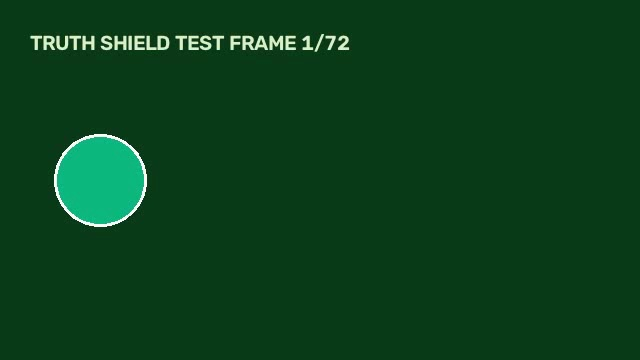
#> input picture truth-shield-mvp/uploads/forensics/TEST3_frame_1.jpg, 640 x 360 px
$ python -i forensics.py   (imports and definitions only)   (older library calls are emulated)
#> lines starting #> are read from the running program, lines starting #| are printed output that depends on the picture; after the words box and inside, x2 and y2 are one past the last pixel; in counts of white or black regions, pixels touching at a corner belong together
"""
Media Forensics Engine for Truth Shield MVP.
Uses Pillow and OpenCV to perform real forensic analyses on images and videos:
- EXIF & software tag inspection
- Error Level Analysis (ELA) for compression tampering detection
- Spatial noise & blur variance analysis
- Video temporal consistency, keyframe sampling, and cut detection
"""
import os
import cv2
import numpy as np
from PIL import Image, ImageChops, ImageEnhance
from PIL.ExifTags import TAGS, GPSTAGS

# [115 lines left out: functions analyze_image_exif, perform_error_level_analysis, not called in this run]

def analyze_image_noise_and_edges(image_path):
    """
    Analyzes spatial noise, sharpness distribution, and blur inconsistencies using OpenCV.
    """
#> called with image_path = '../uploads/forensics/TEST3_frame_1.jpg'
    try:
        img_bgr = cv2.imread(image_path)
#> img_bgr is the input picture: shape (360, 640, 3); mean B, G, R 28.1, 63.5, 11
        if img_bgr is None:
            return {"success": False, "error": "Unable to decode image via OpenCV"}

        h, w, c = img_bgr.shape
#> h = 360; w = 640; c = 3
        gray = cv2.cvtColor(img_bgr, cv2.COLOR_BGR2GRAY)
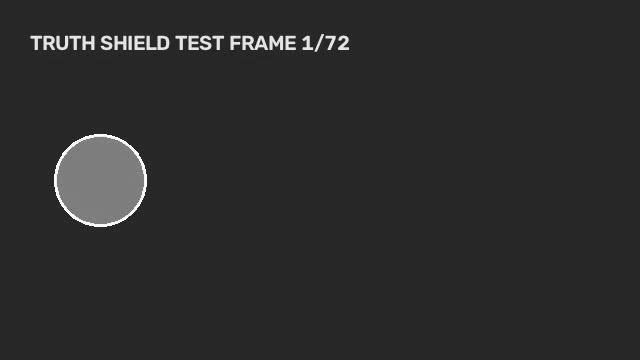
#> gray: shape (360, 640); min 27, max 254, mean 43.7

        # Laplacian variance measures edge sharpness / focus
        laplacian_var = float(cv2.Laplacian(gray, cv2.CV_64F).var())
#> laplacian_var = 535.6

        # Canny edge density
        edges = cv2.Canny(gray, 100, 200)
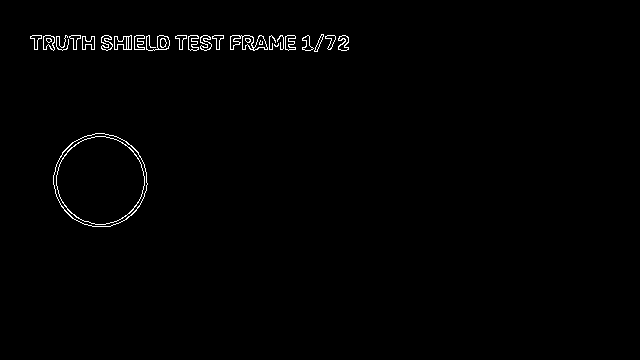
#> edges: shape (360, 640); 0.9% white in thin lines or dots, all inside (x1, y1, x2, y2) = (30, 34, 349, 227)
        edge_density = float(np.sum(edges > 0) / (h * w)) * 100.0
#> edge_density = 0.897

        # High-frequency noise estimation (difference from Gaussian blur)
        blurred = cv2.GaussianBlur(gray, (5, 5), 0)
        noise = cv2.absdiff(gray, blurred)
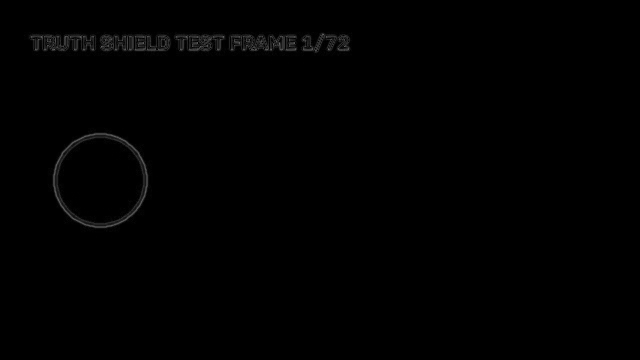
#> noise: shape (360, 640); min 0, max 107, mean 1
        noise_level = float(np.mean(noise))
#> noise_level = 1.03

        return {
            "success": True,
            "dimensions": f"{w} x {h} px",
            "sharpness_score": round(laplacian_var, 2),
            "edge_density_pct": round(edge_density, 2),
            "noise_level": round(noise_level, 2)
        }
    except Exception as e:
        print(f"OpenCV image analysis error: {e}")
        return {"success": False, "error": str(e)}

# [308 lines left out: functions run_image_investigation, run_video_investigation, not called in this run]

>>> result = analyze_image_noise_and_edges('../uploads/forensics/TEST3_frame_1.jpg')
#> result = {'success': True, 'dimensions': '640 x 360 px', 'sharpness_score': 535.6, 'edge_density_pct': 0.9, 'noise_level': 1.03}

$ run again, on truth-shield-mvp/uploads/forensics/TEST3_frame_3.jpg
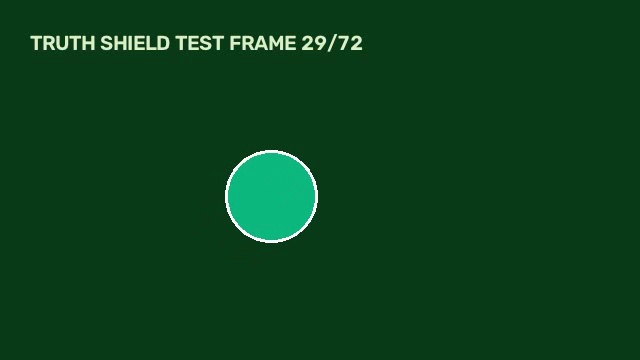
#> input picture truth-shield-mvp/uploads/forensics/TEST3_frame_3.jpg, 640 x 360 px
#> in analyze_image_noise_and_edges, img_bgr is the input picture: shape (360, 640, 3); mean B, G, R 28.1, 63.6, 11.1
#> laplacian_var = 576.3
#> in analyze_image_noise_and_edges, `edges = cv2.Canny(gray, 100, 200)`:
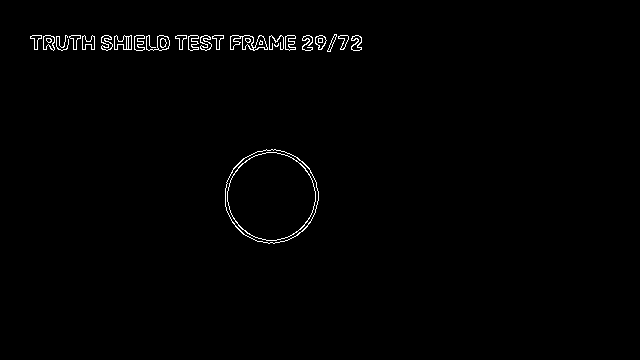
#> edges: shape (360, 640); 0.93% white in thin lines or dots, all inside (x1, y1, x2, y2) = (30, 34, 362, 244)
#> edge_density = 0.931
#> in analyze_image_noise_and_edges, `noise = cv2.absdiff(gray, blurred)`:
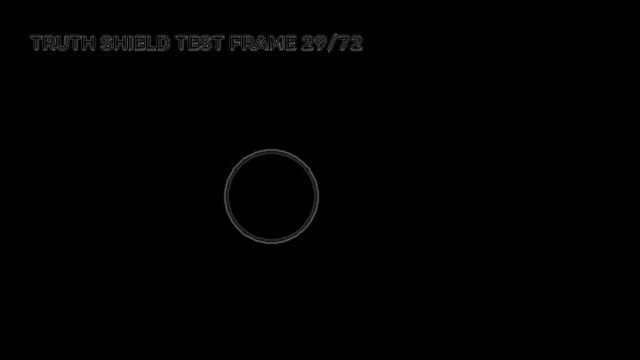
#> noise: shape (360, 640); min 0, max 112, mean 1.1
#> noise_level = 1.06
#> result = {'success': True, 'dimensions': '640 x 360 px', 'sharpness_score': 576.3, 'edge_density_pct': 0.93, 'noise_level': 1.06}

$ run again, on truth-shield-mvp/uploads/forensics/TEST3_frame_4.jpg
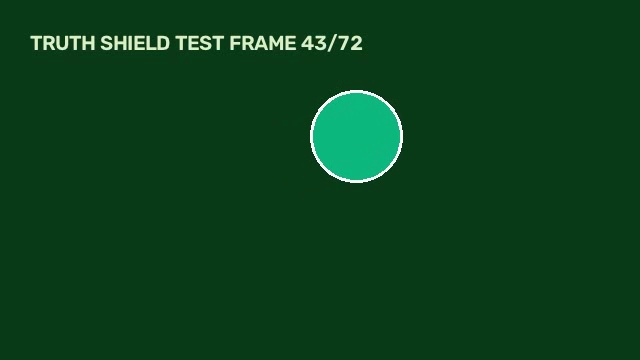
#> input picture truth-shield-mvp/uploads/forensics/TEST3_frame_4.jpg, 640 x 360 px
#> in analyze_image_noise_and_edges, img_bgr is the input picture: shape (360, 640, 3); mean B, G, R 28.2, 63.6, 11.1
#> laplacian_var = 572.6
#> in analyze_image_noise_and_edges, `edges = cv2.Canny(gray, 100, 200)`:
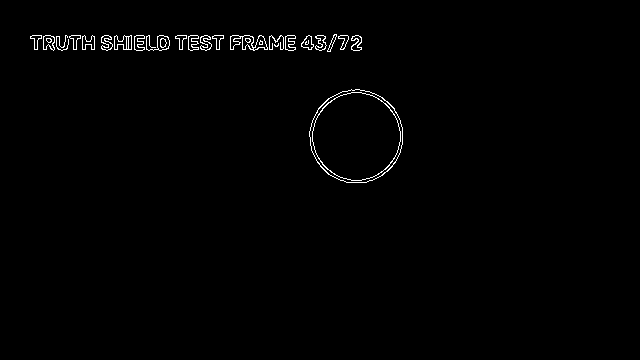
#> edges: shape (360, 640); 0.93% white in thin lines or dots, all inside (x1, y1, x2, y2) = (30, 34, 403, 183)
#> edge_density = 0.93
#> in analyze_image_noise_and_edges, `noise = cv2.absdiff(gray, blurred)`:
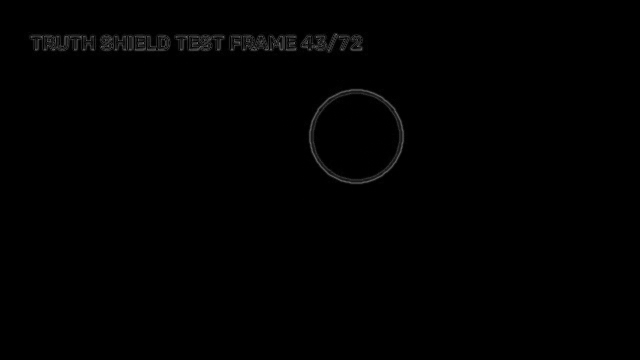
#> noise: shape (360, 640); min 0, max 112, mean 1.1
#> noise_level = 1.06
#> result = {'success': True, 'dimensions': '640 x 360 px', 'sharpness_score': 572.6, 'edge_density_pct': 0.93, 'noise_level': 1.06}
